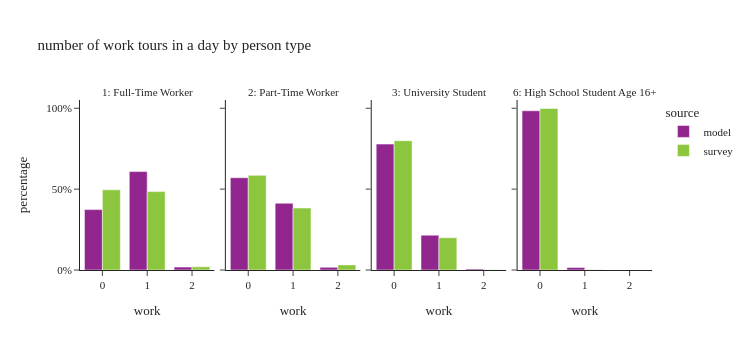

Notebook cell for this chart:
### Code cell
plot_work_tour_ptype(per_data[per_data['ptype'].isin(worker_ptype)],"number of work tours in a day by person type")

### Figure 1 — Plotly figure (JSON) as saved in the notebook; plotly's stock layout.template omitted (floating-point values rounded to 4 significant figures)
{"data": [{"alignmentgroup": "True", "customdata": [[684333], [1115458], [33035]], "hovertemplate": "source=model<br>ptype_label=1: Full-Time Worker<br>work=%{x}<br>percentage=%{y}<br>sample_size=%{customdata[0]}<extra></extra>", "legendgroup": "model", "marker": {"color": "#91268F", "pattern": {"shape": ""}}, "name": "model", "offsetgroup": "model", "orientation": "v", "showlegend": true, "textposition": "auto", "type": "bar", "x": [0.0, 1.0, 2.0], "xaxis": "x", "y": [0.3734, 0.6086, 0.01802], "yaxis": "y"}, {"alignmentgroup": "True", "customdata": [[199081], [144034], [5808]], "hovertemplate": "source=model<br>ptype_label=2: Part-Time Worker<br>work=%{x}<br>percentage=%{y}<br>sample_size=%{customdata[0]}<extra></extra>", "legendgroup": "model", "marker": {"color": "#91268F", "pattern": {"shape": ""}}, "name": "model", "offsetgroup": "model", "orientation": "v", "showlegend": false, "textposition": "auto", "type": "bar", "x": [0.0, 1.0, 2.0], "xaxis": "x2", "y": [0.5706, 0.4128, 0.01665], "yaxis": "y2"}, {"alignmentgroup": "True", "customdata": [[126414], [35004], [940]], "hovertemplate": "source=model<br>ptype_label=3: University Student<br>work=%{x}<br>percentage=%{y}<br>sample_size=%{customdata[0]}<extra></extra>", "legendgroup": "model", "marker": {"color": "#91268F", "pattern": {"shape": ""}}, "name": "model", "offsetgroup": "model", "orientation": "v", "showlegend": false, "textposition": "auto", "type": "bar", "x": [0.0, 1.0, 2.0], "xaxis": "x3", "y": [0.7786, 0.2156, 0.00579], "yaxis": "y3"}, {"alignmentgroup": "True", "customdata": [[125587], [1943]], "hovertemplate": "source=model<br>ptype_label=6: High School Student Age 16+<br>work=%{x}<br>percentage=%{y}<br>sample_size=%{customdata[0]}<extra></extra>", "legendgroup": "model", "marker": {"color": "#91268F", "pattern": {"shape": ""}}, "name": "model", "offsetgroup": "model", "orientation": "v", "showlegend": false, "textposition": "auto", "type": "bar", "x": [0.0, 1.0], "xaxis": "x4", "y": [0.9848, 0.01524], "yaxis": "y4"}, {"alignmentgroup": "True", "customdata": [[2077], [1454], [39]], "hovertemplate": "source=survey<br>ptype_label=1: Full-Time Worker<br>work=%{x}<br>percentage=%{y}<br>sample_size=%{customdata[0]}<extra></extra>", "legendgroup": "survey", "marker": {"color": "#8CC63E", "pattern": {"shape": ""}}, "name": "survey", "offsetgroup": "survey", "orientation": "v", "showlegend": true, "textposition": "auto", "type": "bar", "x": [0.0, 1.0, 2.0], "xaxis": "x", "y": [0.4958, 0.4847, 0.01956], "yaxis": "y"}, {"alignmentgroup": "True", "customdata": [[299], [176], [7]], "hovertemplate": "source=survey<br>ptype_label=2: Part-Time Worker<br>work=%{x}<br>percentage=%{y}<br>sample_size=%{customdata[0]}<extra></extra>", "legendgroup": "survey", "marker": {"color": "#8CC63E", "pattern": {"shape": ""}}, "name": "survey", "offsetgroup": "survey", "orientation": "v", "showlegend": false, "textposition": "auto", "type": "bar", "x": [0.0, 1.0, 2.0], "xaxis": "x2", "y": [0.5851, 0.3832, 0.03165], "yaxis": "y2"}, {"alignmentgroup": "True", "customdata": [[269], [56], [1]], "hovertemplate": "source=survey<br>ptype_label=3: University Student<br>work=%{x}<br>percentage=%{y}<br>sample_size=%{customdata[0]}<extra></extra>", "legendgroup": "survey", "marker": {"color": "#8CC63E", "pattern": {"shape": ""}}, "name": "survey", "offsetgroup": "survey", "orientation": "v", "showlegend": false, "textposition": "auto", "type": "bar", "x": [0.0, 1.0, 2.0], "xaxis": "x3", "y": [0.7991, 0.1996, 0.001295], "yaxis": "y3"}, {"alignmentgroup": "True", "customdata": [[88], [1]], "hovertemplate": "source=survey<br>ptype_label=6: High School Student Age 16+<br>work=%{x}<br>percentage=%{y}<br>sample_size=%{customdata[0]}<extra></extra>", "legendgroup": "survey", "marker": {"color": "#8CC63E", "pattern": {"shape": ""}}, "name": "survey", "offsetgroup": "survey", "orientation": "v", "showlegend": false, "textposition": "auto", "type": "bar", "x": [0.0, 1.0], "xaxis": "x4", "y": [0.9986, 0.001362], "yaxis": "y4"}], "layout": {"annotations": [{"font": {}, "showarrow": false, "text": "1: Full-Time Worker", "x": 0.1175, "xanchor": "center", "xref": "paper", "y": 1.0, "yanchor": "bottom", "yref": "paper"}, {"font": {}, "showarrow": false, "text": "2: Part-Time Worker", "x": 0.3725, "xanchor": "center", "xref": "paper", "y": 1.0, "yanchor": "bottom", "yref": "paper"}, {"font": {}, "showarrow": false, "text": "3: University Student", "x": 0.6275, "xanchor": "center", "xref": "paper", "y": 1.0, "yanchor": "bottom", "yref": "paper"}, {"font": {}, "showarrow": false, "text": "6: High School Student Age 16+", "x": 0.8825, "xanchor": "center", "xref": "paper", "y": 1.0, "yanchor": "bottom", "yref": "paper"}], "barmode": "group", "height": 350, "legend": {"title": {"text": "source"}, "tracegroupgap": 0}, "title": {"text": "number of work tours in a day by person type"}, "width": 750, "xaxis": {"anchor": "y", "domain": [0.0, 0.235], "title": {"text": "work"}}, "xaxis2": {"anchor": "y2", "domain": [0.255, 0.49], "matches": "x", "title": {"text": "work"}}, "xaxis3": {"anchor": "y3", "domain": [0.51, 0.745], "matches": "x", "title": {"text": "work"}}, "xaxis4": {"anchor": "y4", "domain": [0.765, 1.0], "matches": "x", "title": {"text": "work"}}, "yaxis": {"anchor": "x", "domain": [0.0, 1.0], "tickformat": ".0%", "title": {"text": "percentage"}}, "yaxis2": {"anchor": "x2", "domain": [0.0, 1.0], "matches": "y", "showticklabels": false, "tickformat": ".0%"}, "yaxis3": {"anchor": "x3", "domain": [0.0, 1.0], "matches": "y", "showticklabels": false, "tickformat": ".0%"}, "yaxis4": {"anchor": "x4", "domain": [0.0, 1.0], "matches": "y", "showticklabels": false, "tickformat": ".0%"}}}
